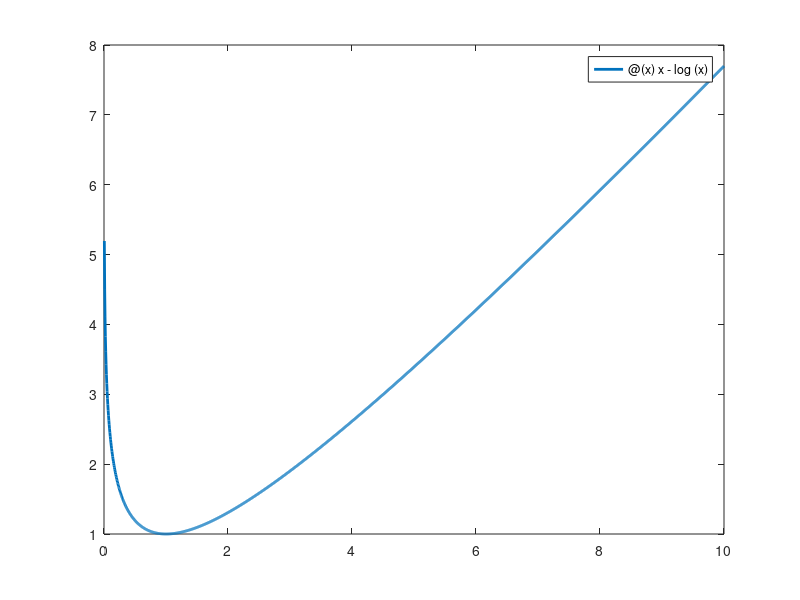

MATLAB code for this plot: (Note: this script raises an error after producing the figure.)
close all;
clear all;
clc;
figure;
fp=fplot(@(x) x-log(x),[0,10],'linewidth',2)
fp.Color='k'
title('f(x)=x-lnx','fontsize',16)
xlabel('x')
ylabel('y')
diary on
tic;
error=5e-2;
maxit=100;
x=zeros(maxit,1);
x(1)=9;
a=0.1;

for i=1:maxit
    disp(i)
    delta_x=x(i)-x(i)^2;
    decrement=(1/2)*(1-1/x(i))^2*x(i)^2;
    if abs(decrement)<error 
        disp('optimization complete ,iteration=')
        disp(i)
        disp('the value is')
        disp(x(i))
        break
    end
    x(i+1)=x(i)+a*delta_x;
end
 toc;   
 diary off
    
    
    
    